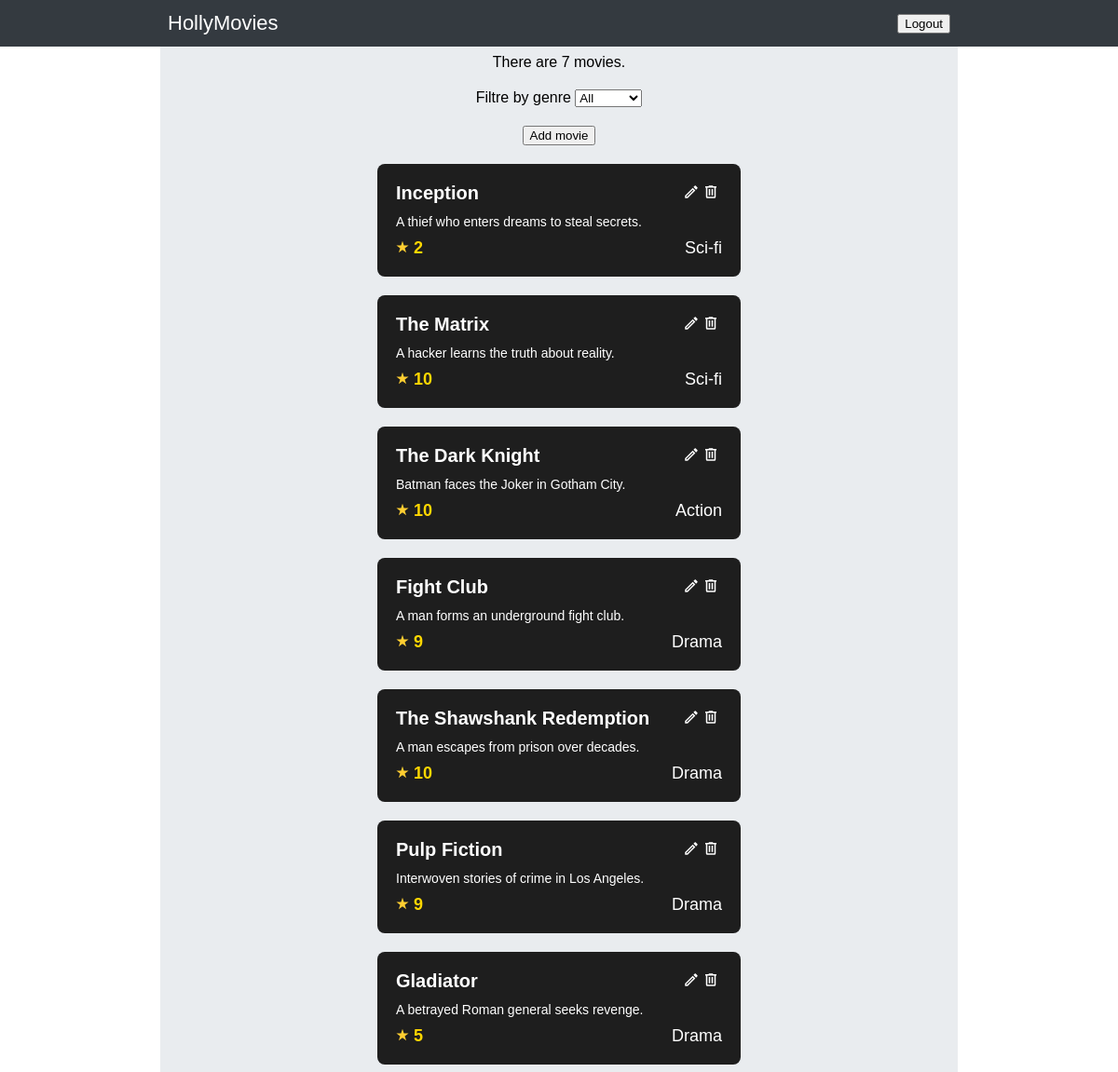
/movies/ (signed in), run on the app's committed database.
### viewer/models.py (models this page shows, shortened)
class Movie(Model):
    title = CharField(max_length=128)
    description = TextField()
    rating = IntegerField()
    released = DateField()
    created = DateTimeField(auto_now_add=True)
    genre = ForeignKey(Genre, on_delete=DO_NOTHING)

class Genre(Model):
    name = CharField(max_length=128)

### viewer/views.py (the view)
# urls.py: path('movies/', MoviesView.as_view(), name='movies'),
class MoviesView(LoginRequiredMixin, View):
    def get(self, request, genre=""):
        if genre and genre.lower() != 'all':
            movies=Movie.objects.filter(genre__name__iexact=genre)
        else:
            movies=Movie.objects.all()
        return render(
            request, template_name='movies.html',
            context={'object_list': movies , 'genres': Genre.objects.all(), 'genre_filter':genre}
        )

### viewer/templates/movies.html (shortened to what this page needs)
{% extends "base.html" %}
{% load static %}
{% block content %}
<link rel="stylesheet" href="../../static/styles/movies.css">
<div class="container">
    <div>There are {{object_list|length}} movie{{object_list|length|pluralize}}.</div>
    <form>
        <span>Filtre by genre</span>
        <select id="genre_filtre">
            <option value="All">All</option>
        </select>
    </form>
    <a href="{% url 'movie_create' %} ">
        <button class="Create_button">Add movie</button>
    </a>
    {% for movie in object_list %}
    <div class="movie-card">
        <div class="movie__title-trash">
            <div class="movie__title">{{movie.title}}</div>
            <div class="trash__edit__container">
                <div class="movie__edit__container">
                    <a href="{% url 'movie_update' movie.pk %}">
                    </a>
                </div>
                <div class="movie__trash__container">
                    <a href="{% url 'movie_delete' movie.pk %}">
                        <svg xmlns="http://www.w3.org/2000/svg" viewBox="0 0 24 24" class="movie__trash" fill="none">
                            <path
                                d="M9,3V4H4V6H5V19A2,2 0 0,0 7,21H17A2,2 0 0,0 19,19V6H20V4H15V3H9M7,6H17V19H7V6M9,8V17H11V8H9M13,8V17H15V8H13Z" />
                        </svg>
                    </a>
                </div>
            </div>
        </div>
        <div class="movie__description">{{movie.description}}</div>
        <div class="movie__rating-genre">
            <div class="movie__rating">
                <img src="../../static/images/star.svg" width="14" class="movie__star" />
                <span>{{movie.rating}}</span>
            </div>
            <div class="movie__genre">{{movie.genre.name}}</div>
        </div>
    </div>
    {% endfor %}
</div>
{% endblock %}

### static/styles/base.css (style rules this page uses)
body { margin: 0; }
* { font-family: sans-serif; }

### static/styles/movies.css (style rules this page uses)
.container { width: 100%; min-width: auto; display: flex; flex-direction: column; align-items: center; gap: 20px; }
.movie-card { width: 350px; height: inherit; background: #1e1e1e; padding: 20px; border-radius: 8px; color: white; display: flex; flex-direction: column; gap: 10px; }
.movie__title { font-size: 20px; font-weight: bold; }
.movie__description { font-size: 14px; }
.movie__rating-genre { display: flex; flex-direction: row; justify-content: space-between; font-size: 18px; }
.movie__rating { font-weight: bold; color: gold; }
.movie__genre { border-radius: 5px; }
.movie__trash__container { width: 24px; height: 24px; display: flex; justify-content: center; align-items: center; }
.movie__trash { width: 18px; fill: rgb(255, 255, 255); transition: width 0.2s linear; }
.movie__title-trash { height: 24px; display: flex; flex-direction: row; justify-content: space-between; }
.movie__edit { width: 18px; fill: rgb(255, 255, 255); transition: width 0.2s linear; }
.trash__edit__container { display: flex; justify-content: flex-end; align-items: center; }

### data on the page
Movie: title "Inception", description "A thief who enters dreams to steal secrets.", rating "2", genre.name "Sci-fi"
Movie: title "The Matrix", description "A hacker learns the truth about reality.", rating "10", genre.name "Sci-fi"
Movie: title "The Dark Knight", description "Batman faces the Joker in Gotham City.", rating "10", genre.name "Action"
Movie: title "Fight Club", description "A man forms an underground fight club.", rating "9", genre.name "Drama"
Movie: title "The Shawshank Redemption", description "A man escapes from prison over decades.", rating "10", genre.name "Drama"
Movie: title "Pulp Fiction", description "Interwoven stories of crime in Los Angeles.", rating "9", genre.name "Drama"
Movie: title "Gladiator", description "A betrayed Roman general seeks revenge.", rating "5", genre.name "Drama"

### other printed values
{{ object_list|length }} "7"
